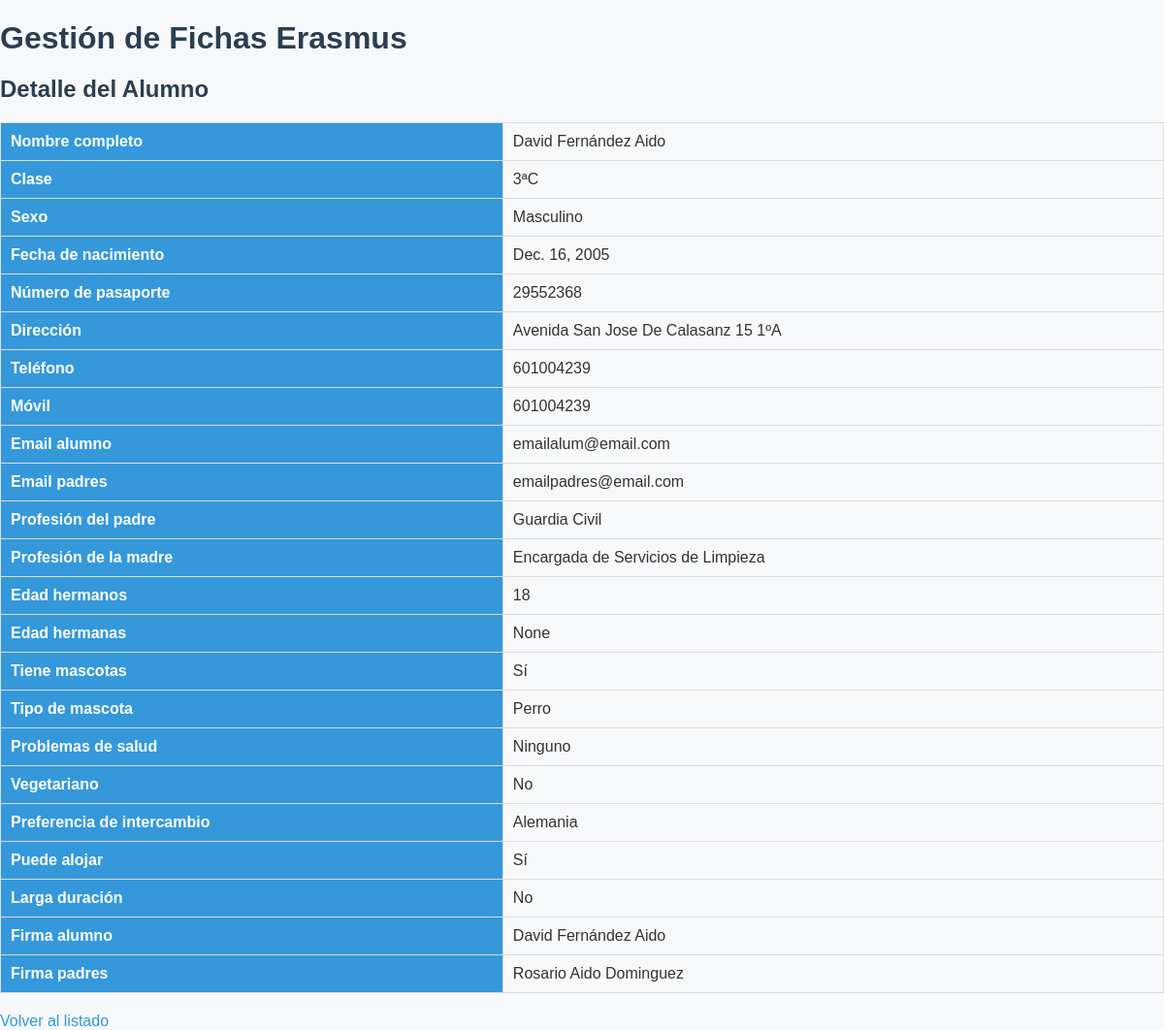
Page /app/ficha/1/ on the earlier database version.
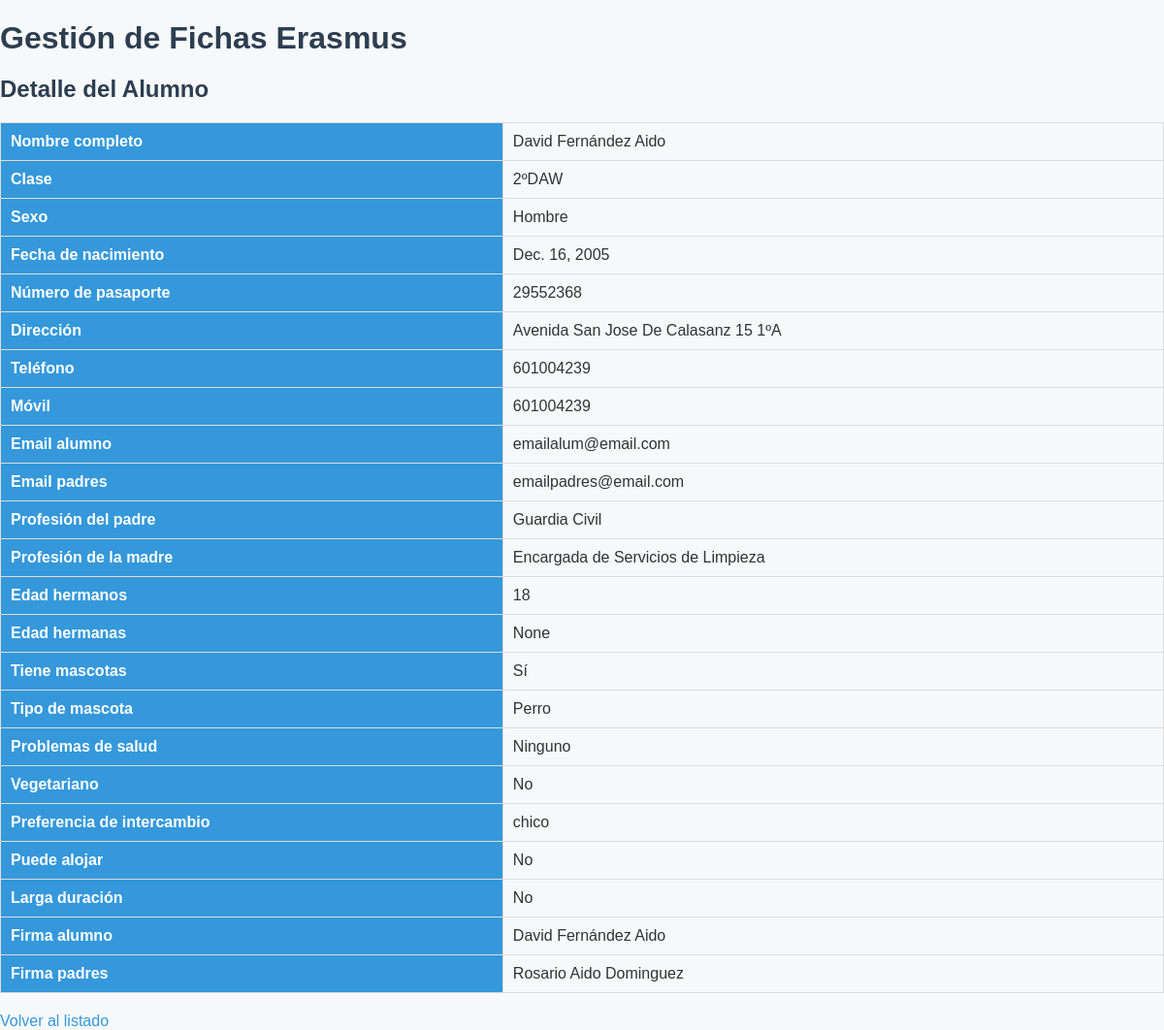
Same page on the later database version.
### app/models.py (models this page shows)
class Alumno(models.Model):
    apellidos = models.TextField()
    nombre = models.TextField()
    clase = models.TextField()
    sexo = models.TextField()
    fecha_nacimiento = models.DateField(null=True, blank=False)
    numero_pasaporte = models.IntegerField()
    direccion = models.TextField()
    numero_telefono = models.IntegerField()
    numero_movil = models.IntegerField()
    email_alumno = models.TextField(default='emailalum@email.com')
    email_padres = models.TextField(default='emailpadre@email.com')
    profesion_padre = models.TextField()
    profesion_madre = models.TextField()
    edad_hermanos = models.IntegerField(null=True, blank=True)
    edad_hermanas = models.IntegerField(null=True, blank=True)
    mascotas_tener = models.BooleanField(default=False)
    tipo_mascota = models.TextField(blank=True)
    problemas_salud = models.TextField(blank=True)
    es_vegetariano = models.BooleanField(default=False)
    pref_intercambio = models.TextField(blank=True, null=True)
    puede_alojar = models.BooleanField(default=False)
    larga_duracion = models.BooleanField(default=False)
    firma_alumno = models.TextField(blank=True, null=True)
    firma_padres = models.TextField(blank=True, null=True)

### app/views.py (the view)
# urls.py: path('ficha/<int:id>/', views.detalle_alumno, name='detalle_alumno'),
def detalle_alumno(request, id):
    alumno = get_object_or_404(Alumno, id=id)
    return render(request, 'app/detalle_alumno.html', {'alumno': alumno})

### app/templates/app/detalle_alumno.html (shortened to what this page needs)
{% extends "app/base.html" %}
{% block content %}
<h2>Detalle del Alumno</h2>
<table border="1" cellpadding="5" cellspacing="0">
    <tr>
        <th>Nombre completo</th>
        <td>{{ alumno.nombre }} {{ alumno.apellidos }}</td>
    </tr>
    <tr>
        <th>Clase</th>
        <td>{{ alumno.clase }}</td>
    </tr>
    <tr>
        <th>Sexo</th>
        <td>{{ alumno.sexo }}</td>
    </tr>
    <tr>
        <th>Fecha de nacimiento</th>
        <td>{{ alumno.fecha_nacimiento }}</td>
    </tr>
    <tr>
        <th>Número de pasaporte</th>
        <td>{{ alumno.numero_pasaporte }}</td>
    </tr>
    <tr>
        <th>Dirección</th>
        <td>{{ alumno.direccion }}</td>
    </tr>
    <tr>
        <th>Teléfono</th>
        <td>{{ alumno.numero_telefono }}</td>
    </tr>
    <tr>
        <th>Móvil</th>
        <td>{{ alumno.numero_movil }}</td>
    </tr>
    <tr>
        <th>Email alumno</th>
        <td>{{ alumno.email_alumno }}</td>
    </tr>
    <tr>
        <th>Email padres</th>
        <td>{{ alumno.email_padres }}</td>
    </tr>
    <tr>
        <th>Profesión del padre</th>
        <td>{{ alumno.profesion_padre }}</td>
    </tr>
    <tr>
        <th>Profesión de la madre</th>
        <td>{{ alumno.profesion_madre }}</td>
    </tr>
    <tr>
        <th>Edad hermanos</th>
        <td>{{ alumno.edad_hermanos }}</td>
    </tr>
    <tr>
        <th>Edad hermanas</th>
        <td>{{ alumno.edad_hermanas }}</td>
    </tr>
    <tr>
        <th>Tiene mascotas</th>
        <td>{{ alumno.mascotas_tener|yesno:"Sí,No" }}</td>
    </tr>
    <tr>
        <th>Tipo de mascota</th>
        <td>{{ alumno.tipo_mascota }}</td>
    </tr>
    <tr>
        <th>Problemas de salud</th>
        <td>{{ alumno.problemas_salud }}</td>
    </tr>
    <tr>
        <th>Vegetariano</th>
        <td>{{ alumno.es_vegetariano|yesno:"Sí,No" }}</td>
    </tr>
    <tr>
        <th>Preferencia de intercambio</th>
        <td>{{ alumno.pref_intercambio }}</td>
    </tr>
    <tr>
        <th>Puede alojar</th>
        <td>{{ alumno.puede_alojar|yesno:"Sí,No" }}</td>
    </tr>
    <tr>
        <th>Larga duración</th>
        <td>{{ alumno.larga_duracion|yesno:"Sí,No" }}</td>
    </tr>
    <tr>
        <th>Firma alumno</th>
        <td>{{ alumno.firma_alumno }}</td>
    </tr>
    <tr>
        <th>Firma padres</th>
        <td>{{ alumno.firma_padres }}</td>
    </tr>
</table>
<a href="{% url 'principal' %}">Volver al listado</a>
{% endblock %}

Differences in the rows shown:
changed Alumno "David": clase "3ªC" → "2ºDAW"; sexo "Masculino" → "Hombre"; pref_intercambio "Alemania" → "chico"; puede_alojar "Sí" → "No"
